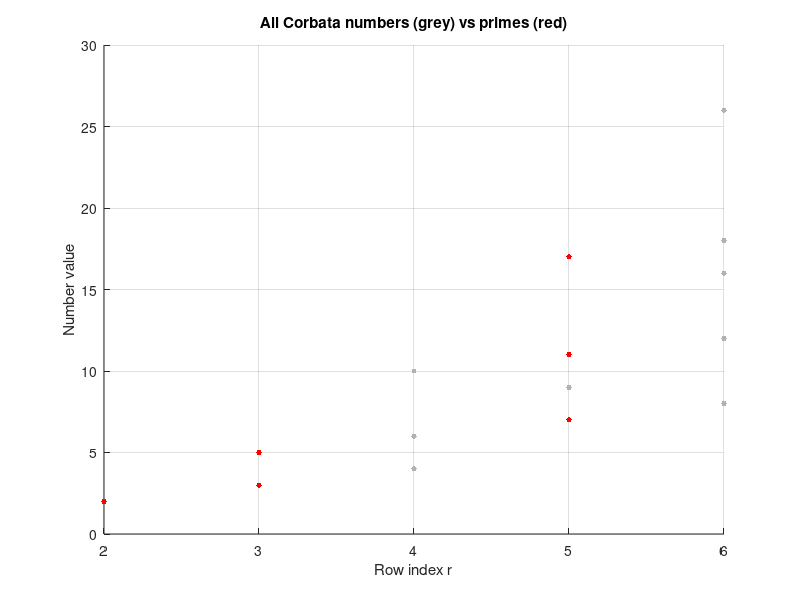
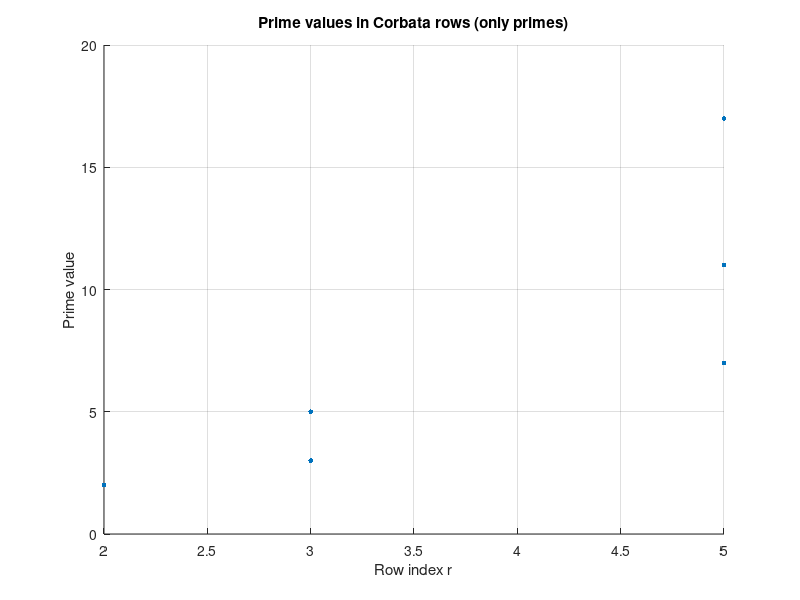

These figures' MATLAB source, in order:
function corbata_compare_all_vs_primes()
% Compare all Corbata numbers vs only prime numbers in a plot.
% Figure 1: all numbers (grey) with primes overlaid (red).
% Figure 2: only primes (row index vs prime value).

    % ----- 1. User input -----
    while true
        prompt = ['How many Corbata rows (starting from row 2) ', ...
                  'do you want to generate and plot? '];
        num_rows = input(prompt);

        if isscalar(num_rows) && isnumeric(num_rows) && ...
                num_rows == floor(num_rows) && num_rows > 0
            break;
        else
            disp('Invalid input. Please enter a positive integer.');
        end
    end

    max_r = num_rows + 1;  % include top row [1]

    % Storage for the rows
    corbata_cells = cell(max_r, 1);
    corbata_cells{1} = 1;  % Row 1

    % Track used numbers to detect repeats (use double keys)
    used_numbers = containers.Map('KeyType','double','ValueType','logical');
    used_numbers(1) = true;

    % ----- 2. Build all Corbata rows -----
    for r = 2:max_r
        row_vec = generate_corbata_row_local(r);

        % Parity check: row cannot mix even and odd
        if any(mod(row_vec,2) ~= mod(row_vec(1),2))
            error('CNS error: row %d mixes even and odd numbers.', r);
        end

        % No repetition check
        for v = row_vec
            if isKey(used_numbers, v)
                error('CNS error: number %d is repeated in row %d.', v, r);
            end
            used_numbers(v) = true;
        end

        corbata_cells{r} = row_vec;
    end

    % ----- 3. Plot: all numbers and primes overlaid -----

    % Figure 1: all numbers (grey) and primes (red) in the same plot
    figure;
    hold on;

    % Loop again to plot row by row (no huge memory arrays)
    for r = 2:max_r
        row_vec = corbata_cells{r};

        % x-coordinates for this row (same r for all entries)
        x_all = r * ones(size(row_vec));

        % Plot ALL numbers in grey
        plot(x_all, row_vec, '.', ...
             'Color', [0.7 0.7 0.7], ...
             'MarkerSize', 12);

        % Now get primes only for this row
        prime_mask = isprime(row_vec);
        if any(prime_mask)
            primes_row = row_vec(prime_mask);
            x_primes   = r * ones(size(primes_row));

            % Plot primes in red over the grey cloud
            plot(x_primes, primes_row, '.', ...
                 'Color', [1 0 0], ...
                 'MarkerSize', 12);
        end
    end

    xlabel('Row index r');
    ylabel('Number value');
    title('All Corbata numbers (grey) vs primes (red)');
    grid on;
    hold off;

    % ----- 4. Second figure: only primes (clean view) -----
    all_rows_prime = [];
    all_vals_prime = [];

    for r = 2:max_r
        vec = corbata_cells{r};
        primes_in_row = vec(isprime(vec));
        if isempty(primes_in_row)
            continue;
        end
        all_rows_prime = [all_rows_prime; r * ones(numel(primes_in_row),1)];
        all_vals_prime = [all_vals_prime; primes_in_row(:)];
    end

    if ~isempty(all_rows_prime)
        figure;
        scatter(all_rows_prime, all_vals_prime, 12, 'filled');
        xlabel('Row index r');
        ylabel('Prime value');
        title('Prime values in Corbata rows (only primes)');
        grid on;
    else
        fprintf('No primes found in the selected range of rows.\n');
    end
end


% ================================================================
% Local row generator: Corbata rule
% ================================================================
function row_vec = generate_corbata_row_local(r)
% Produces row r of the Corbata (r >= 2).
% Row length: r-1
% Leftmost value: L = (r-2)^2 + 2

    r = double(r);

    if r == 1
        row_vec = 1;
        return;
    end

    L = (r - 2)^2 + 2;

    if r == 2
        row_vec = L;
        return;
    end

    row_len = r - 1;
    row_vec = zeros(1, row_len);
    row_vec(1) = L;

    if mod(r,2) == 0
        % EVEN ROW r = 2k
        k = r / 2;
        negcount = k - 1;
        idx = 1;

        % Left-side negative jumps
        for p = negcount-1:-1:0
            idx = idx + 1;
            diff_val = -2 * (k + p - 1);
            row_vec(idx) = row_vec(idx - 1) + diff_val;
        end

        % Right-side positive jumps
        for t = 1:negcount
            idx = idx + 1;
            diff_val = 2 * (k + t);
            row_vec(idx) = row_vec(idx - 1) + diff_val;
        end

    else
        % ODD ROW r = 2k + 1
        k = (r - 1) / 2;
        idx = 1;

        % Negative jumps before center
        for s = k-2:-1:0
            idx = idx + 1;
            diff_val = -2 * (k + s);
            row_vec(idx) = row_vec(idx - 1) + diff_val;
        end

        % Central +2 jump
        idx = idx + 1;
        row_vec(idx) = row_vec(idx - 1) + 2;

        % Positive jumps after center
        for t = 2:k
            idx = idx + 1;
            diff_val = 2 * (k + t);
            row_vec(idx) = row_vec(idx - 1) + diff_val;
        end
    end
end
